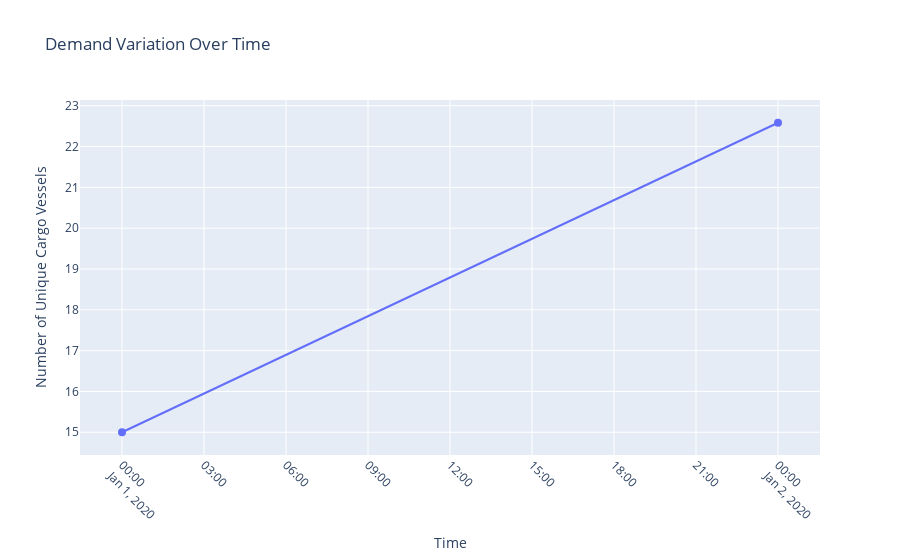

Notebook source saved alongside this figure:
### Code cell
plot_generations.plot_demand_variation_plotly(unique_vessels_hourly_df,file_name_to_save="variance_plot_daily.png",time_resolution='d')

### Figure 1 — Plotly figure (JSON) as saved in the notebook; plotly's stock layout.template omitted (floating-point values rounded to 4 significant figures)
{"data": [{"line": {"shape": "spline"}, "marker": {"size": 8}, "mode": "markers+lines", "name": "Demand Variation", "type": "scatter", "x": ["2020-01-01T00:00:00", "2020-01-02T00:00:00"], "y": [15, 22.58]}], "layout": {"title": {"text": "Demand Variation Over Time"}, "xaxis": {"tickangle": 45, "title": {"text": "Time"}}, "yaxis": {"title": {"text": "Number of Unique Cargo Vessels"}}}}
